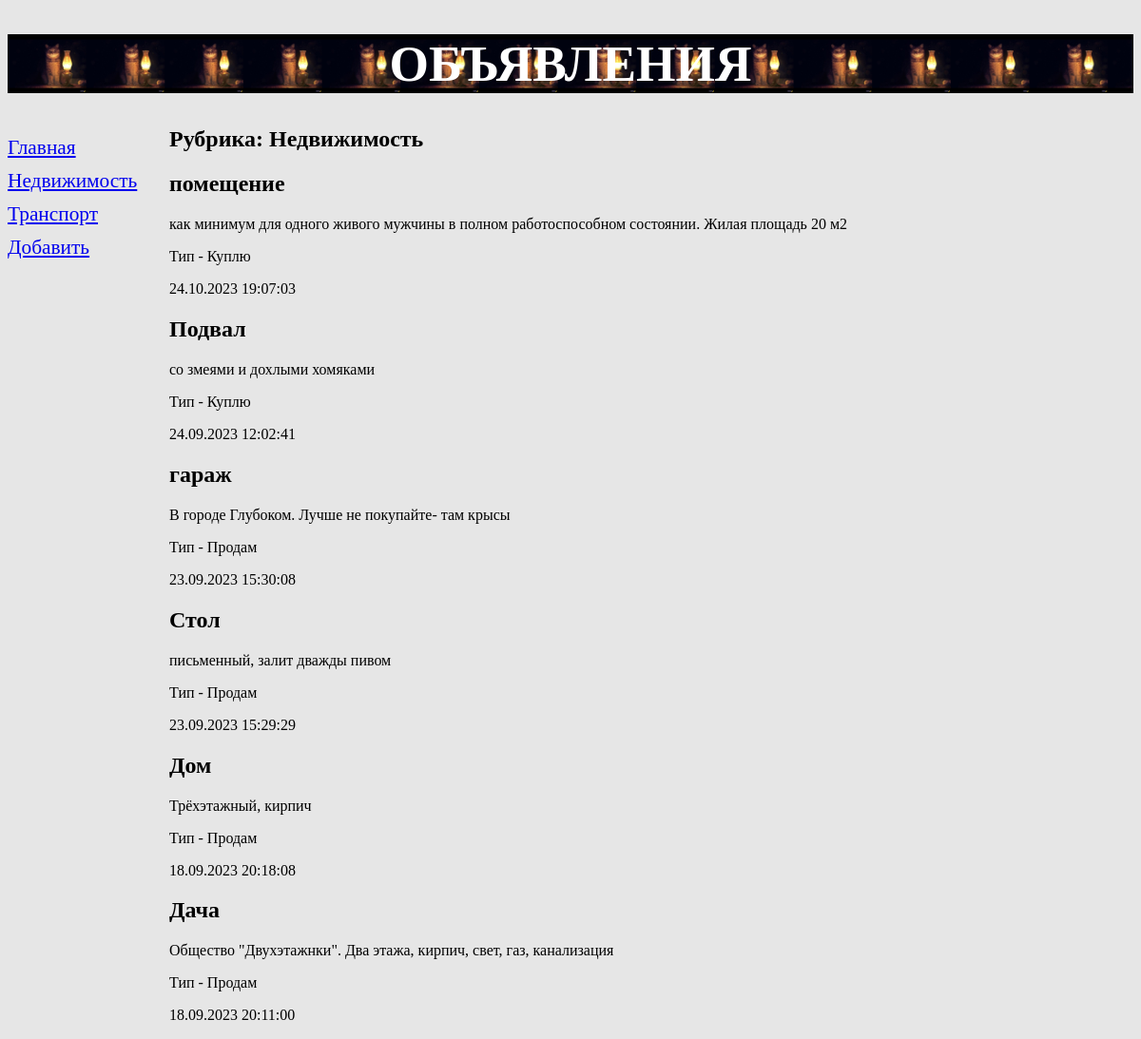
Page /bboard/1/ on the earlier database version.
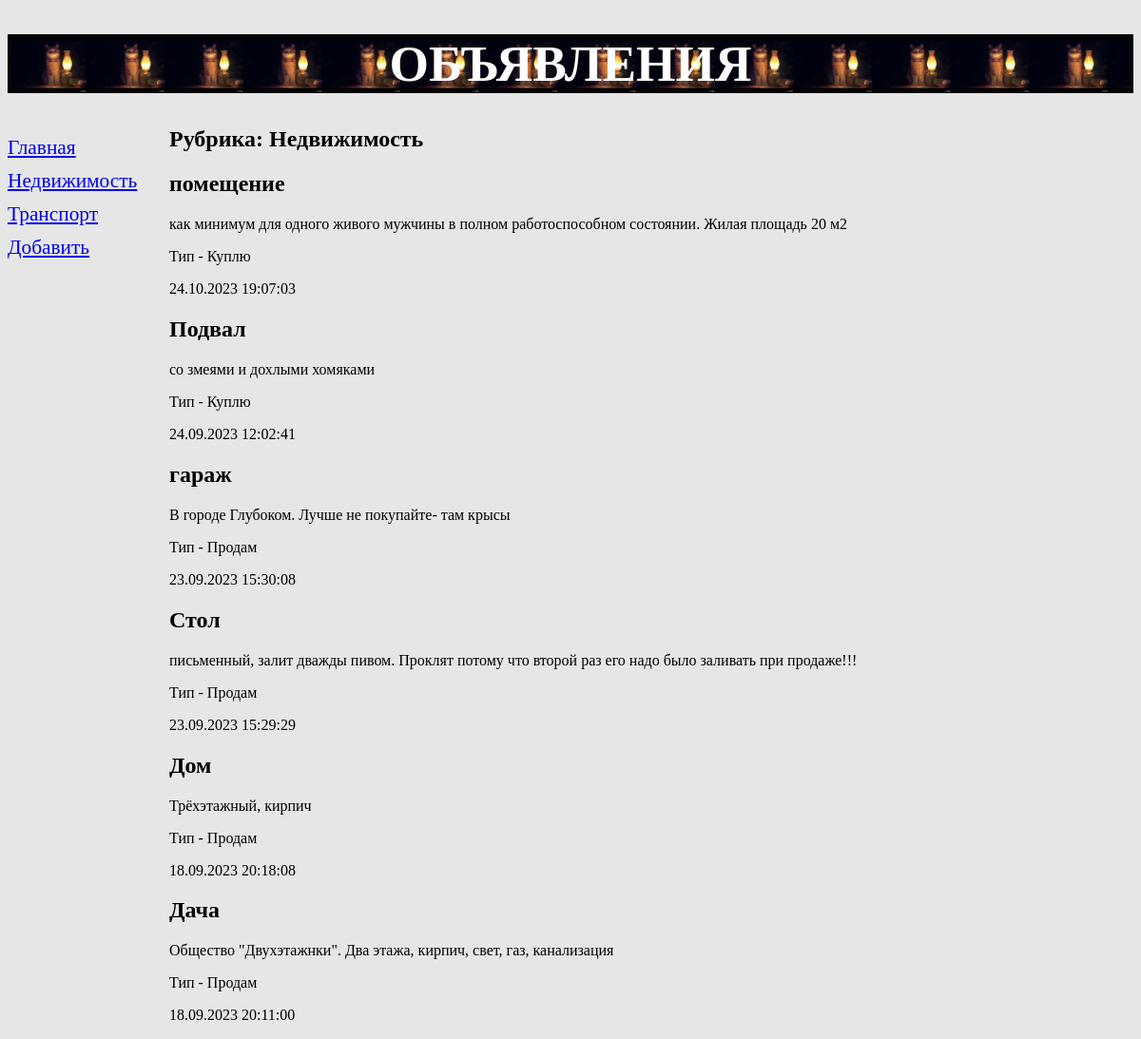
Same page on the later database version.
### bboard/models.py (models this page shows)
class BB(models.Model):
    KINDS = [
        [None, 'Выберите тип публикуемого объявления'],
        ['b', 'Куплю'],
        ['s', 'Продам'],
        ['c', 'Обменяю'],
    ]
    title = models.CharField(max_length=50, verbose_name='Товар')
    content = models.TextField(null=True, blank=True, verbose_name='Описание')
    price = models.FloatField(null=True, blank=True, verbose_name='Цена')
    published = models.DateTimeField(auto_now_add=True, db_index=True, verbose_name='Опубликовано')
    rubric = models.ForeignKey('Rubric', null=True, on_delete=models.PROTECT, verbose_name='Рубрика')
    kind = models.CharField(max_length=1, choices=KINDS, blank=True, verbose_name='Тип')
    class Meta:
        verbose_name_plural = 'Объявления'
        verbose_name = 'Объявление'
        ordering = ['-published']

### bboard/views.py (the view)
# urls.py: path('<int:rubric_id>/', by_rubric, name='by_rubric'),
def by_rubric(request, rubric_id):
    bbs = BB.objects.filter(rubric=rubric_id)
    rubrics = Rubric.objects.all()
    current_rubric = Rubric.objects.get(pk=rubric_id)
    context = {
        'bbs': bbs,
        'rubrics': rubrics,
        'current_rubric': current_rubric,
    }
    return render(request, 'bboard/by_rubric.html', context)

### bboard/templates/bboard/by_rubric.html (shortened to what this page needs)
{% extends "layout/bacis.html" %}
{% block content %}
<h2>Рубрика: {{ current_rubric.name }}</h2>
{% for bb in bbs %}
<div>
    <h2> {{ bb.title }}</h2>
    <p> {{ bb.content }}</p>
    <p> Тип - {{  bb.get_kind_display }}</p>
    <p> {{ bb.published|date:"d.m.Y H:i:s" }}</p>
</div>
{% endfor %}
{% endblock %}

Differences in the rows shown:
changed BB "Стол": content "письменный, залит дважды пивом" → "письменный, залит дважды пивом. Проклят потому что второй раз его надо было заливать при продаже!!!"
